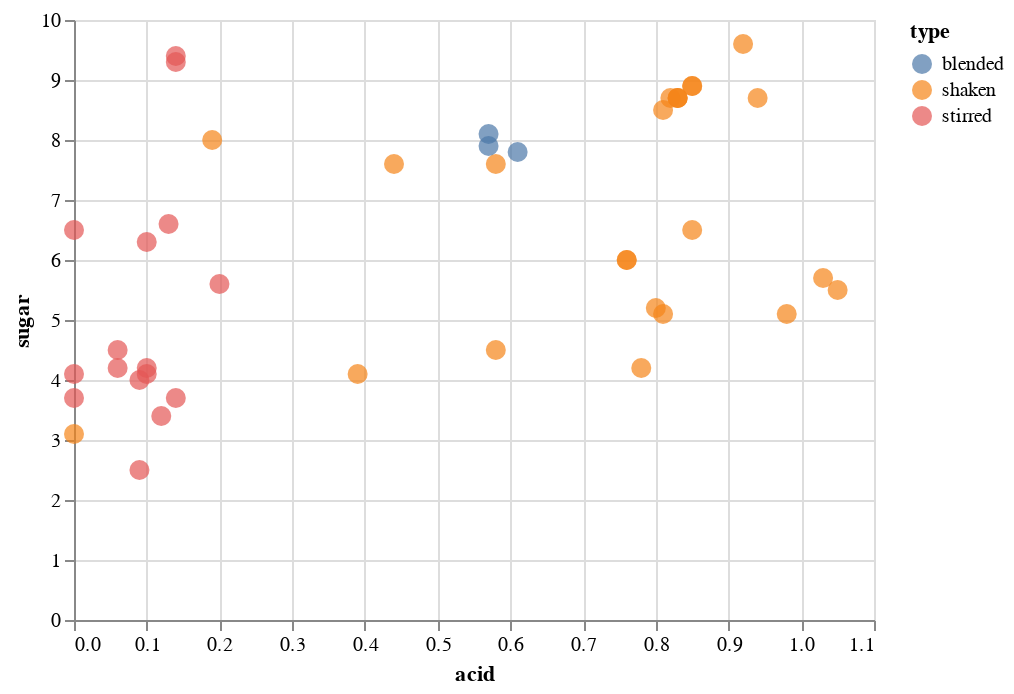

The notebook cell this image was saved under:
### Code cell
# common config
brush = alt.selection(type='interval')
base = alt.Chart(three).add_selection(brush)

# points
points = base.mark_circle(size=100).encode(
    x='acid',
    y='sugar',
    color=alt.condition(brush, 'type', alt.value('grey'))
)

points

### Figure 1 — Vega-Lite specification as saved in the notebook (floating-point values rounded to 4 significant figures)
{"config": {"view": {"continuousWidth": 400, "continuousHeight": 300}}, "data": {"name": "data-4cfbd81e8e3a4b9a09c22b06f7060049"}, "mark": {"type": "circle", "size": 100}, "encoding": {"color": {"condition": {"type": "nominal", "field": "type", "selection": "selector002"}, "value": "grey"}, "x": {"type": "quantitative", "field": "acid"}, "y": {"type": "quantitative", "field": "sugar"}}, "selection": {"selector002": {"type": "interval"}}, "$schema": "https://vega.github.io/schema/vega-lite/v4.0.2.json", "datasets": {"data-4cfbd81e8e3a4b9a09c22b06f7060049": [{"name": "Daiquiri with More Lime", "abv": 14.7, "acid": 0.94, "sugar": 8.7, "type": "shaken", "index": 9, "instructions": "Shake, coupe.", "ingredients": "2 oz white rum (40% abv)<br/>0.875 oz lime juice<br/>3/4 oz simple syrup", "ncotw": "<a href=\"https://www.reddit.com/r/cocktails/comments/1i0sbt/not_cocktail_of_the_week_27_daiquiri/\">#27</a>"}, {"name": "Honeysuckle", "abv": 15.0, "acid": 0.85, "sugar": 8.9, "type": "shaken", "index": 10, "instructions": "Shake, coupe. Garnish with lime wheel.", "ingredients": "2 oz white rum (40% abv)<br/>3/4 oz lime juice<br/>3/4 oz honey syrup", "ncotw": "<a href=\"https://www.reddit.com/r/cocktails/comments/1kd90i/not_cocktail_of_the_week_32_bees_knees/\">#32</a>"}, {"name": "Classic Daiquiri", "abv": 15.0, "acid": 0.85, "sugar": 8.9, "type": "shaken", "index": 11, "instructions": "Shake, coupe.", "ingredients": "2 oz white rum (40% abv)<br/>3/4 oz lime juice<br/>3/4 oz simple syrup", "ncotw": "<a href=\"https://www.reddit.com/r/cocktails/comments/1i0sbt/not_cocktail_of_the_week_27_daiquiri/\">#27</a>"}, {"name": "Blood and Sand", "abv": 15.6, "acid": 0.19, "sugar": 8.0, "type": "shaken", "index": 12, "instructions": "Shake, coupe. (Optionally flamed) orange twist.", "ingredients": "1 oz Scotch (43% abv)<br/>3/4 oz Cherry Herring<br/>3/4 oz sweet vermouth<br> 1/2 oz orange jucie", "ncotw": "<a href=\"https://www.reddit.com/r/cocktails/comments/1yds2e/not_cocktail_of_the_week_59_blood_and_sand/\">#59</a>"}, {"name": "Alexander", "abv": 16.4, "acid": 0.0, "sugar": 3.1, "type": "shaken", "index": 13, "instructions": "Shake, coupe. Grated nutmeg.", "ingredients": "2 oz Cognac (41% abv)<br/>1 oz heavy cream<br/>1/4 oz Demerara syrup", "ncotw": "not yet"}, {"name": "Hemingway Daiquiri", "abv": 16.5, "acid": 0.98, "sugar": 5.1, "type": "shaken", "index": 14, "instructions": "Shake, coupe. Garnish with lime wheel.", "ingredients": "2 oz white rum (40% abv)<br/>3/4 oz lime juice<br/>1/2 oz grapefruit juice<br/>1/2 oz Luxardo Maraschino<br/>2 drops saline solution", "ncotw": "<a href=\"https://www.reddit.com/r/cocktails/comments/1i0sbt/not_cocktail_of_the_week_27_daiquiri/\">#27</a>"}, {"name": "Brown Derby", "abv": 16.6, "acid": 0.44, "sugar": 7.6, "type": "shaken", "index": 15, "instructions": "Shake, coupe. Express and discard grapefruit twist.", "ingredients": "2 oz bourbon (45% abv)<br/>1 oz grapefruit juice<br/>1/2 oz honey syrup", "ncotw": "<a href=\"https://www.reddit.com/r/cocktails/comments/2a9ow3/not_cocktail_of_the_week_79_brown_derby/\">#79</a>"}, {"name": "Cosmopolitan (Modern/Bastardized)", "abv": 16.6, "acid": 1.05, "sugar": 5.5, "type": "shaken", "index": 16, "instructions": "Shake, coupe. Express and discard (optionally flamed) orange twist.", "ingredients": "1 1/2 oz Absolut Citron vodka<br/>3/4 oz Cointreau<br/>3/4 oz cranberry juice<br/>1/2 oz lime juice", "ncotw": "not yet"}, {"name": "Gold Rush", "abv": 17.2, "acid": 0.83, "sugar": 8.7, "type": "shaken", "index": 17, "instructions": "Shake, server over large rock.", "ingredients": "2 oz bourbon (47% abv)<br/>3/4 oz lemon juice<br/>3/4 oz honey syrup", "ncotw": "not yet"}, {"name": "Southside", "abv": 17.2, "acid": 0.83, "sugar": 8.7, "type": "shaken", "index": 18, "instructions": "Shake with handful mint, coupe. Garnish with mint.", "ingredients": "2 oz gin (47% abv)<br/>3/4 oz lemon juice<br/>3/4 oz simple syrup", "ncotw": "<a href=\"https://www.reddit.com/r/cocktails/comments/1jfrqi/not_cocktail_of_the_week_30_southside_and/\">#30</a>"}, {"name": "Bee's Knees", "abv": 17.2, "acid": 0.83, "sugar": 8.7, "type": "shaken", "index": 19, "instructions": "Shake, coupe. Garnish with lemon wheel.", "ingredients": "2 oz gin (47% abv)<br/>3/4 oz lemon juice<br/>3/4 oz honey syrup", "ncotw": "<a href=\"https://www.reddit.com/r/cocktails/comments/1kd90i/not_cocktail_of_the_week_32_bees_knees/\">#32</a>"}, {"name": "20th Century Cocktail", "abv": 17.3, "acid": 0.85, "sugar": 6.5, "type": "shaken", "index": 20, "instructions": "Shake, coupe.", "ingredients": "1 1/2 oz gin (47% abv)<br/>3/4 oz lemon juice<br/>3/4 oz white crme de cacao<br/>3/4 oz Lillet Blanc", "ncotw": "<a href=\"https://www.reddit.com/r/cocktails/comments/2377jm/not_cocktail_of_the_week_67_the_20th_century/\">#67</a>"}, {"name": "Fresh Lime Gimlet", "abv": 17.3, "acid": 0.82, "sugar": 8.7, "type": "shaken", "index": 21, "instructions": "Shake, coupe. Garnish with lime wheel.", "ingredients": "2 oz gin (47.4% abv)<br/>3/4 oz lime juice<br/>3/4 oz simple syrup", "ncotw": "<a href=\"https://www.reddit.com/r/cocktails/comments/28i1dn/not_cocktail_of_the_week_76_gimlet/\">#76</a>"}, {"name": "Corpse Reviver #2", "abv": 17.4, "acid": 1.03, "sugar": 5.7, "type": "shaken", "index": 22, "instructions": "Shake, coupe. Express and discard orange twist.", "ingredients": "3/4 oz lemon juice<br/>3/4 oz gin (47% abv)<br/>3/4 oz Cointreau<br/>3/4 oz Lillet Blanc", "ncotw": "<a href=\"https://www.reddit.com/r/cocktails/comments/1779xr/ncotw_3_corpse_reviver_2/\">#3</a>"}, {"name": "Jack Rose", "abv": 18.2, "acid": 0.81, "sugar": 8.5, "type": "shaken", "index": 23, "instructions": "Shake, coupe.", "ingredients": "2 oz apple brandy (50% abv)<br/>3/4 oz Grenadine<br/>3/4 oz lemon juice<br>1 dash Angostura bitters", "ncotw": "<a href=\"https://www.reddit.com/r/cocktails/comments/1bnysd/not_cocktail_of_the_week_13_jack_rose/\">#13</a>"}, {"name": "Margarita", "abv": 18.5, "acid": 0.76, "sugar": 6.0, "type": "shaken", "index": 24, "instructions": "Shake, coupe (optionally salted rim).", "ingredients": "2 oz blanco tequila (40% abv)<br/>3/4 oz lime juice<br/>3/4 oz Cointreau<br/>1/4 oz simple syrup<br/>5 drops saline solution", "ncotw": "not yet"}, {"name": "Aviation", "abv": 18.7, "acid": 0.81, "sugar": 5.1, "type": "shaken", "index": 25, "instructions": "Shake, coupe.", "ingredients": "2 oz Plymouth gin<br/>3/4 oz lemon juice<br/>1/2 oz Luxardo Maraschino<br/>1/4 oz crem de violette", "ncotw": "not yet"}, {"name": "Sidecar", "abv": 18.9, "acid": 0.76, "sugar": 6.0, "type": "shaken", "index": 26, "instructions": "Shake, coupe. Express and discard orange twist.", "ingredients": "2 oz Cognac (41% abv)<br/>3/4 oz Cointreau<br/>3/4 oz lemon juice<br/>1/4 oz simple syrup", "ncotw": "<a href=\"https://www.reddit.com/r/cocktails/comments/19cmfw/not_cocktail_of_the_week_8_sidecar/\">#8</a>"}, {"name": "Champs-Elysses", "abv": 19.7, "acid": 0.8, "sugar": 5.2, "type": "shaken", "index": 27, "instructions": "Shake, coupe. Express and discard lemon twist.", "ingredients": "2 oz Cognac (41% abv)<br/>3/4 oz lemon juice<br/>1/2 oz Green Chartreuse<br/>1/4 oz simple syrup<br/>1 dash Angostura bitters", "ncotw": "<a href=\"https://www.reddit.com/r/cocktails/comments/209moq/not_cocktail_of_the_week_62_champs_%C3%A9lys%C3%A9es/\">#62</a>"}, {"name": "Last Word", "abv": 20.0, "acid": 0.92, "sugar": 9.6, "type": "shaken", "index": 28, "instructions": "Shake, coupe.", "ingredients": "3/4 oz lime juice<br/>3/4 oz Green Chartreuse<br/>3/4 oz Luxardo Marschino<b4/>3/4 oz Plymouth gin<br/>2 drop saline", "ncotw": "<a href=\"https://www.reddit.com/r/cocktails/comments/14c11h/cocktail_of_the_week_1_last_word/\">COTW #1</a>"}, {"name": "Between the Sheets", "abv": 20.1, "acid": 0.58, "sugar": 4.5, "type": "shaken", "index": 29, "instructions": "Shake, coupe. Express and discard lemon twist.", "ingredients": "1 1/2 oz Cognac (41% abv)<br/>3/4 oz Curacao<br/>1/2 oz white rum (40% abv)<br/>1/2 oz lemon juice", "ncotw": "<a href=\"https://www.reddit.com/r/cocktails/comments/1xqbox/not_cocktail_of_the_week_58_between_the_sheets/\">#58</a>"}, {"name": "Brady Crusta", "abv": 20.2, "acid": 0.58, "sugar": 7.6, "type": "shaken", "index": 30, "instructions": "Shake, coupe (sugar-rimmed). Large lemon spiral.", "ingredients": "2 oz Cognac (41% abv)<br/>1/2 oz Curacao<br/>1/2 oz lemon juice<br/>1/4 oz Luxardo Maraschino", "ncotw": "not yet"}, {"name": "Pegu Club", "abv": 21.0, "acid": 0.78, "sugar": 4.2, "type": "shaken", "index": 31, "instructions": "Shake, coupe. Garnish with lime wheel.", "ingredients": "2 oz gin (47.3% abv)<br/>3/4 oz lime juice<br/>3/4 oz Curacao<br/>1 dash orange bitters<br/>1 dash Angostura bitters", "ncotw": "<a href=\"https://www.reddit.com/r/cocktails/comments/1c3psn/not_cocktail_of_the_week_14_pegu_club/\">#14</a>"}, {"name": "Blinker", "abv": 21.4, "acid": 0.39, "sugar": 4.1, "type": "shaken", "index": 32, "instructions": "Shake, coupe.", "ingredients": "2 oz rye (50% abv)<br/>3/4 oz grapefruit juice<br/>1 bsp raspberry syrup", "ncotw": "not yet"}, {"name": "Negroni", "abv": 20.7, "acid": 0.14, "sugar": 9.4, "type": "stirred", "index": 33, "instructions": "Stir. Coupe or over a large rock. Orange or grapefruit twist.", "ingredients": "1 oz sweet vermouth<br/>1 oz gin (47.3% abv)<br/>1 oz Campari", "ncotw": "<a href=\"https://www.reddit.com/r/cocktails/comments/1aoe1c/not_cocktail_of_the_week_11_negroni/\">#11</a>"}, {"name": "Blackthorn", "abv": 21.1, "acid": 0.1, "sugar": 6.3, "type": "stirred", "index": 34, "instructions": "Stir, coupe. Orange twist.", "ingredients": "1 1/2 oz Plymouth gin<br/>3/4 oz sweet vermouth<br/>3/4 oz sloe gin<br/>2 dashes orange bitters", "ncotw": "not yet"}, {"name": "Hanky Panky", "abv": 22.4, "acid": 0.2, "sugar": 5.6, "type": "stirred", "index": 35, "instructions": "Stir, coupe. Orange twist.", "ingredients": "1 1/2 oz sweet vermouth<br/>1 1/2 oz gin (47% abv)<br/>1 bsp Fernet Branca", "ncotw": "<a href=\"https://www.reddit.com/r/cocktails/comments/5c2njb/not_cocktail_of_the_week_123_hanky_panky/\">#123</a>"}, {"name": "Martinez", "abv": 22.5, "acid": 0.13, "sugar": 6.6, "type": "stirred", "index": 36, "instructions": "Stir, coupe. Lemon twist.", "ingredients": "2 oz Old Tom gin (40% abv)<br/>1 oz sweet vermouth<br/>1/4 oz Luxardo Maraschino<br/>1 dash Angostura bitters<br/>1 dash orange bitters", "ncotw": "<a href=\"https://www.reddit.com/r/cocktails/comments/1ck6v2/not_cocktail_of_the_week_15_martinez/\">#15</a>"}, {"name": "Manhatan (Boubon, 45% abv)", "abv": 24.6, "acid": 0.14, "sugar": 3.7, "type": "stirred", "index": 37, "instructions": "Stir, coupe. Orange twist or cherry.", "ingredients": "2 oz bourbon (45% abv)<br/>1 oz sweet vermouth<br/>2 dashes Angostura bitters", "ncotw": "<a href=\"https://www.reddit.com/r/cocktails/comments/16pciv/not_cocktail_of_the_week_2_the_manhattan/\">#2</a>"}, {"name": "Bobby Burns", "abv": 24.9, "acid": 0.1, "sugar": 4.2, "type": "stirred", "index": 38, "instructions": "Stir, coupe. Lemon twist.", "ingredients": "2 oz Scotch (43% abv)<br/>3/4 oz sweet vermouth<br/>1/4 oz Benedictine", "ncotw": "<a href=\"https://www.reddit.com/r/cocktails/comments/169jv7/cocktail_of_the_week_3_bobby_burns/\">#1</a>"}, {"name": "Rob Roy", "abv": 25.5, "acid": 0.09, "sugar": 2.5, "type": "stirred", "index": 39, "instructions": "Stir, coupe. Lemon twist.", "ingredients": "2.5 oz Scotch (43% abv)<br/>3/4 oz sweet vermouth<br/>2 dashes Angostura bitters", "ncotw": "<a href=\"https://www.reddit.com/r/cocktails/comments/2owdug/not_cocktail_of_the_week_101_rob_roy/\">#101</a>"}, {"name": "Old Pal", "abv": 25.6, "acid": 0.09, "sugar": 4.0, "type": "stirred", "index": 40, "instructions": "Stir, coupe.", "ingredients": "2 oz rye (50% abv)<br/>3/4 oz Campari<br/>3/4 oz dry vermouth", "ncotw": "<a href=\"https://www.reddit.com/r/cocktails/comments/2sfsns/not_cocktail_of_the_week_105_old_pal/\">#105</a>"}, {"name": "Vieux Carre", "abv": 25.9, "acid": 0.1, "sugar": 4.1, "type": "stirred", "index": 41, "instructions": "Stir, serve over large rock.", "ingredients": "1 oz rye (50% abv)<br/>1 oz Cognac (41% abv)<br/>3/4 oz sweet vermouth<br/>1/4 oz Benedictine<br/>1 dash Angostura bitters<br/>1 dash Peychaud's bitters", "ncotw": "<a href=\"https://www.reddit.com/r/cocktails/comments/1a8cs5/not_cocktail_of_the_week_10_vieux_carr%C3%A9/\">#10</a>"}, {"name": "Brooklyn", "abv": 26.3, "acid": 0.06, "sugar": 4.2, "type": "stirred", "index": 42, "instructions": "Stir, coupe. Garnish with cherry.", "ingredients": "2 oz rye (50% abv)<br/>1/2 oz Amer Picon<br/>1/2 oz dry vermouth<br/>1/4 oz Luxardo Maraschino<br/>1 dash Angostura bitters", "ncotw": "<a href=\"https://www.reddit.com/r/cocktails/comments/2ni3ba/not_cocktail_of_the_week_99_the_brooklyn/\">#99</a>"}, {"name": "Bijou", "abv": 27.1, "acid": 0.14, "sugar": 9.3, "type": "stirred", "index": 43, "instructions": "Stir, coupe. Lemon twist or cherry.", "ingredients": "1 oz gin (47.3% abv)<br/>1 oz sweet vermouth<br/>1 oz Green Chartreuse<br/>1 dash orange bitters", "ncotw": "<a href=\"https://www.reddit.com/r/cocktails/comments/2ypbjw/not_cocktail_of_the_week_109_bijou/\">#109</a>"}, {"name": "Manhatan (Rye, 50% abv)", "abv": 27.2, "acid": 0.12, "sugar": 3.4, "type": "stirred", "index": 44, "instructions": "Stir, coupe. Orange twist or cherry.", "ingredients": "2 oz rye (50% abv)<br/>0.875 oz sweet vermouth<br/>2 dashes Angostura bitters", "ncotw": "<a href=\"https://www.reddit.com/r/cocktails/comments/16pciv/not_cocktail_of_the_week_2_the_manhattan/\">#2</a>"}, {"name": "Rusty Nail", "abv": 28.8, "acid": 0.0, "sugar": 4.1, "type": "stirred", "index": 45, "instructions": "Stir, serve over large rock. Lemon peel.", "ingredients": "2 oz Scotch (43% abv)<br/>1/2 oz Drambuie", "ncotw": "not yet"}, {"name": "Improved Whiskey Cocktail", "abv": 29.3, "acid": 0.0, "sugar": 6.5, "type": "stirred", "index": 46, "instructions": "Stir, sever over large rock in absinthe-rinsed glass. Lemon twist.", "ingredients": "2 oz rye (50% abv)<br/>1/4 oz Luxardo Maraschino<br/>1/4 oz simple syrup<br/>2 dashes Angostura bitters", "ncotw": "<a href=\"https://www.reddit.com/r/cocktails/comments/1hkxy5/not_cocktail_of_the_week_26_improved_whiskey/\">#26</a>"}, {"name": "De La Louisiane", "abv": 29.3, "acid": 0.06, "sugar": 4.5, "type": "stirred", "index": 47, "instructions": "Stir, coupe. Garnish with cherry.", "ingredients": "2 oz rye (50% abv)<br/>1/2 oz Benedictine<br/>1/2 oz sweet vermouth<br/>3 dashes Peychaud's bitters<br/>3 dashes Angostura bitters<br/>3 dashes absinthe", "ncotw": "<a href=\"https://www.reddit.com/r/cocktails/comments/2tzik7/not_cocktail_of_the_week_106_cocktail_a_la/\">#106</a>"}, {"name": "Widow's Kiss", "abv": 32.3, "acid": 0.0, "sugar": 3.7, "type": "stirred", "index": 48, "instructions": "Stir, coupe.", "ingredients": "2 oz apple brandy (50% abv)<br/>1/4 oz Benedictine<br/>1/4 oz Yellow Chartreuse", "ncotw": "<a href=\"https://www.reddit.com/r/cocktails/comments/1toslc/not_cocktail_of_the_week_51_widows_kiss/\">#51</a>"}, {"name": "Blender Daiquiri", "abv": 15.0, "acid": 0.57, "sugar": 8.1, "type": "blended", "index": 50, "instructions": "Blend with 120 g ice, strain, coupe.", "ingredients": "2 1/2 oz water<br/>2 1/4 oz sugard 80-proof rum<br/>1/2 oz lime juice<br/>4 drops saline solution", "ncotw": "not yet"}, {"name": "Blender Margarita", "abv": 17.2, "acid": 0.57, "sugar": 7.9, "type": "blended", "index": 51, "instructions": "Blend with 120 g ice, strain, coupe.", "ingredients": "2 1/2 oz water<br/>1 oz Cointreau<br/>3/4 oz white mezcal<br/>1/2 oz Yellow Chartreuse<br/>1/2 oz lime juice<br/>10 drops Hellfire bitters", "ncotw": "not yet"}, {"name": "Blender Whiskey Sour", "abv": 16.7, "acid": 0.61, "sugar": 7.8, "type": "blended", "index": 52, "instructions": "Blend with 120 g ice, strain, coupe.", "ingredients": "2 1/2 oz water<br/>2 oz sugared 100-proof rye<br/>1/2 oz lemon juice<br/>1/4 oz orange juice<br/>4 drops saline solution", "ncotw": "not yet"}]}}
